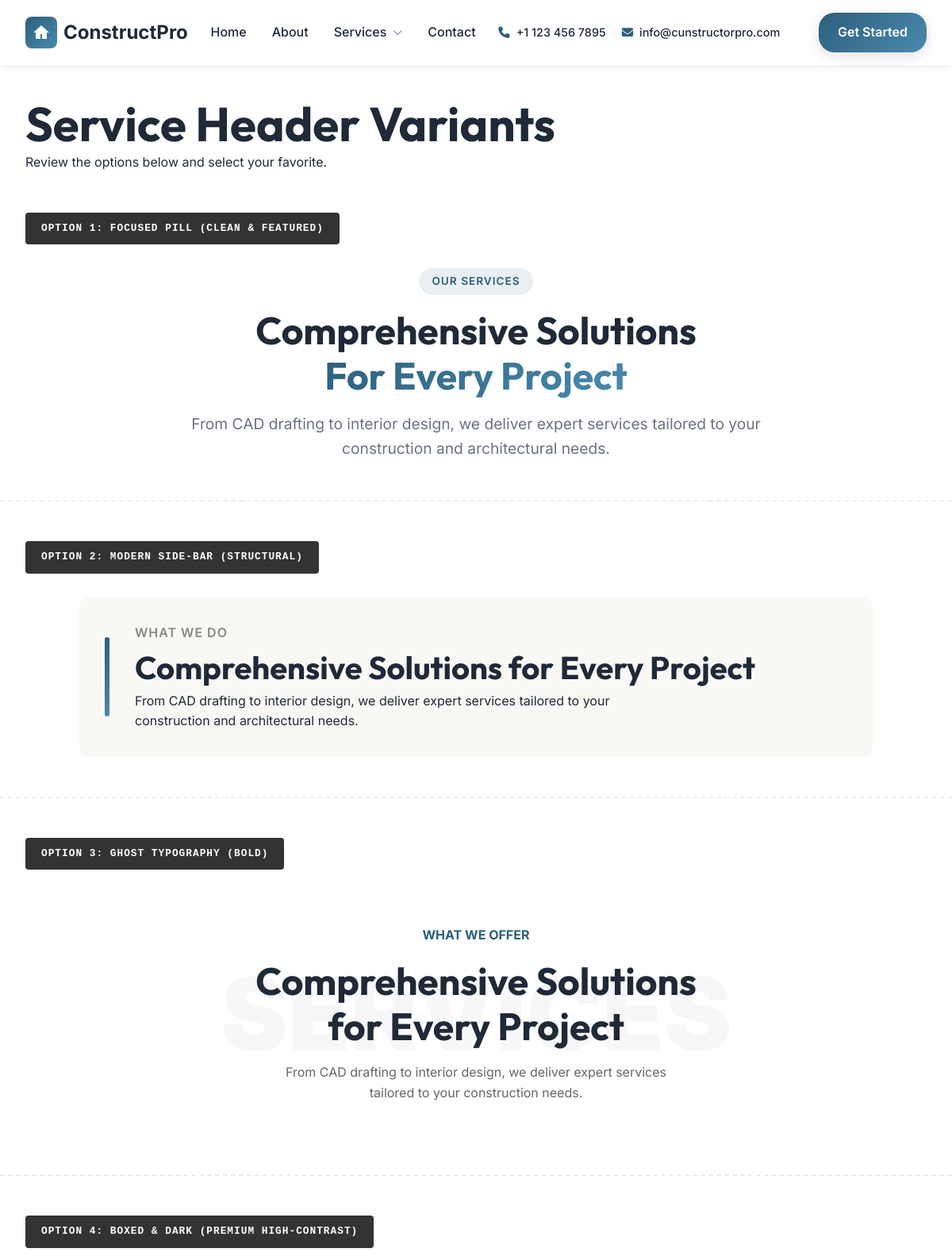
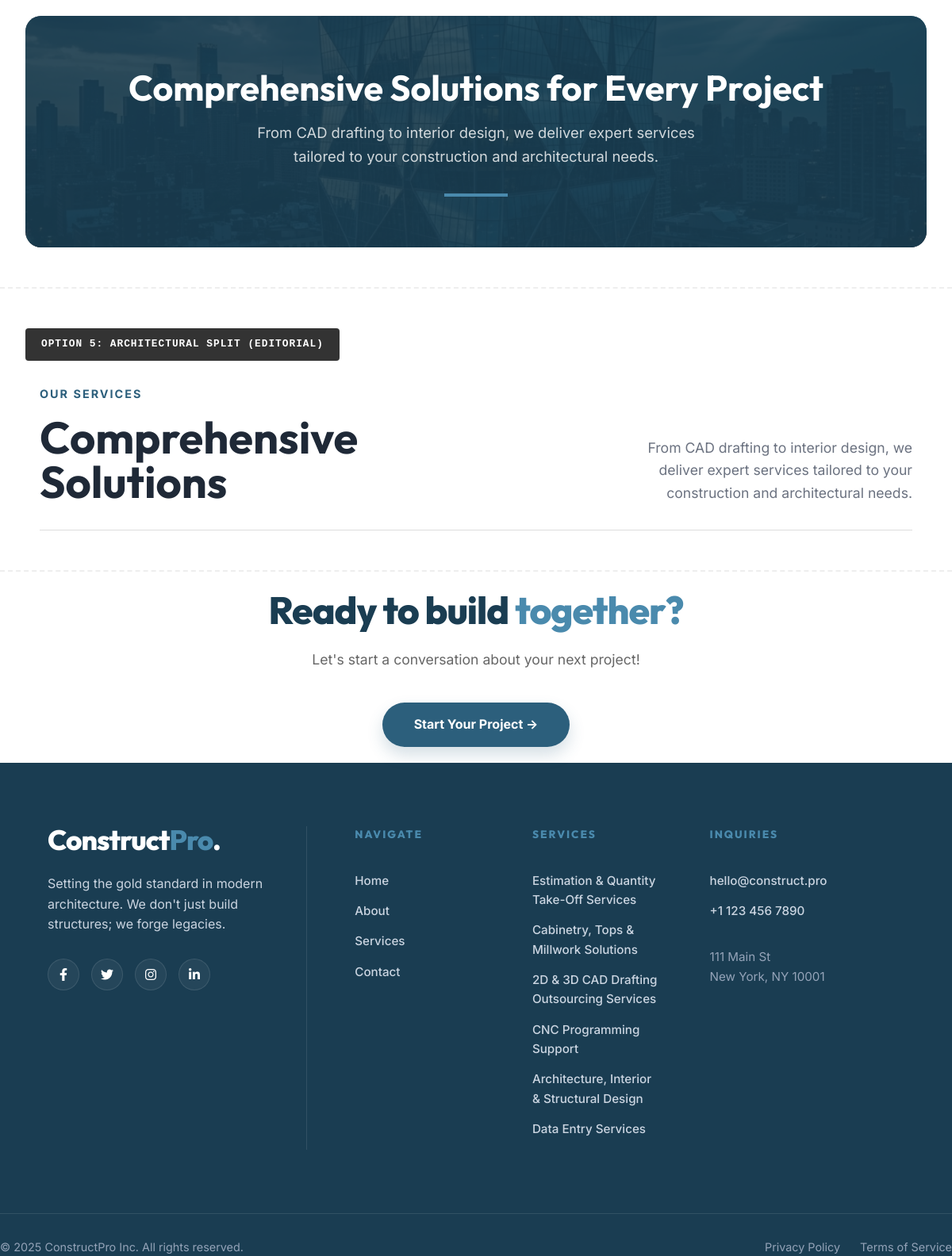
Page /service-header-variants/ on the committed database (2 pictures, top to bottom).
### main/models.py (models this page shows, shortened)
class Service(models.Model):
    title = models.CharField(max_length=200)
    subtitle = models.CharField(max_length=300, blank=True)
    slug = models.SlugField(unique=True, blank=True)
    icon = models.CharField(max_length=50, help_text="Icon class name (e.g., 'calculator')")
    image = models.CharField(max_length=200, blank=True, help_text="Path to service image (e.g., 'services/estimation.png')")
    overview = models.TextField(blank=True)
    order = models.IntegerField(default=0)
    class Meta:
        ordering = ['order']

### main/context_processors.py (called while the page is built)
def footer_services(request):
    services = Service.objects.all().order_by('order')
    return {'footer_services': services, 'global_services': services}

### templates/service_header_variants.html (shortened to what this page needs)
{% extends 'base.html' %}
{% load static %}
{% block content %}
<div class="container" style="padding-top: 120px;">
    <h1>Service Header Variants</h1>
    <p>Review the options below and select your favorite.</p>
</div>
<div class="variant-container">
    <div class="container">
        <div class="variant-label">Option 1: Focused Pill (Clean & Featured)</div>
        <div class="sh-v1">
            <span class="subtitle-pill">Our Services</span>
            <h2>Comprehensive Solutions <br><span class="text-gradient">For Every Project</span></h2>
            <p>From CAD drafting to interior design, we deliver expert services tailored to your construction and
                architectural needs.</p>
        </div>
    </div>
</div>
<div class="variant-container">
    <div class="container">
        <div class="variant-label">Option 2: Modern Side-Bar (Structural)</div>
        <div class="sh-v2">
            <div class="accent-bar"></div>
            <div>
                <div
                    style="text-transform: uppercase; letter-spacing: 1px; font-weight: 600; color: #888; margin-bottom: 0.5rem;">
                    What We Do</div>
                <h2>Comprehensive Solutions for Every Project</h2>
                <p>From CAD drafting to interior design, we deliver expert services tailored to your construction and
                    architectural needs.</p>
            </div>
        </div>
    </div>
</div>
<div class="variant-container">
    <div class="container">
        <div class="variant-label">Option 3: Ghost Typography (Bold)</div>
        <div class="sh-v3">
            <div class="ghost-text">Services</div>
            <div class="content">
                <div style="color: var(--primary-color); font-weight: bold; margin-bottom: 1rem;">WHAT WE OFFER</div>
                <h2>Comprehensive Solutions<br>for Every Project</h2>
                <p style="max-width: 500px; margin: 0 auto; color: #666;">From CAD drafting to interior design, we
                    deliver expert services tailored to your construction needs.</p>
            </div>
        </div>
    </div>
</div>
<div class="variant-container">
    <div class="container">
        <div class="variant-label">Option 4: Boxed & Dark (Premium High-Contrast)</div>
        <div class="sh-v4">
            <div class="overlay"></div>
            <div class="content">
                <h2>Comprehensive Solutions for Every Project</h2>
                <p>From CAD drafting to interior design, we deliver expert services tailored to your construction and
                    architectural needs.</p>
                <div class="highlight-line"></div>
            </div>
        </div>
    </div>
</div>
<div class="variant-container">
    <div class="container">
        <div class="variant-label">Option 5: Architectural Split (Editorial)</div>
        <div class="sh-v5">
            <div class="left">
                <span class="subtitle">Our Services</span>
                <h2>Comprehensive<br>Solutions</h2>
            </div>
            <div class="right">
                <p>From CAD drafting to interior design, we deliver expert services tailored to your construction and
                    architectural needs.</p>
            </div>
        </div>
    </div>
</div>
{% endblock %}

### templates/base.html (shortened to what this page needs)
<!DOCTYPE html>
<html lang="en">
<head>
    <link rel="stylesheet" href="https://cdnjs.cloudflare.com/ajax/libs/font-awesome/6.4.0/css/all.min.css">
    {% load static %}
    <link rel="stylesheet" href="{% static 'css/style.css' %}?v=29">
    <link rel="stylesheet" href="{% static 'css/hero-options.css' %}">
    <link rel="stylesheet" href="{% static 'css/process-section.css' %}">
    <link rel="stylesheet" href="{% static 'css/testimonials-options.css' %}">
    <link rel="stylesheet" href="{% static 'css/new-sections.css' %}">
    <link rel="stylesheet" href="{% static 'css/vision-section.css' %}">
    <link rel="stylesheet" href="{% static 'css/design-variants.css' %}">
</head>
<body>
    <nav class="navbar">
        <div class="container">
            <a href="{% url 'home' %}" class="logo">
                <div class="logo-icon">
                    <svg width="24" height="24" viewBox="0 0 24 24" fill="white">
                        <path d="M12 3L2 12h3v8h6v-6h2v6h6v-8h3L12 3z" />
                    </svg>
                </div>
                <span>ConstructPro</span>
            </a>
            <ul class="nav-links">
                <li><a href="{% url 'home' %}">Home</a></li>
                <li><a href="{% url 'about' %}">About</a></li>
                <li class="nav-dropdown">
                    <a href="#services" class="dropdown-toggle">
                        Services
                        <i class="fa-solid fa-chevron-down dropdown-arrow"></i>
                    </a>
                </li>
                <li><a href="{% url 'contact' %}">Contact</a></li>
            </ul>
            <div class="nav-contact-info">
                <a href="tel:+1123456789"><i class="fa-solid fa-phone"></i> +1 123 456 7895</a>
                <a href="mailto:info@cunstructorpro.com"><i class="fa-solid fa-envelope"></i>
                    info@cunstructorpro.com</a>
            </div>
            <a href="{% url 'contact' %}" class="btn-primary">Get Started</a>
        </div>
    </nav>
    <main>
        {% block content %}{% endblock %}
    </main>
    <footer class="main-footer">
        <footer class="footer-executive">
            <div class="footer-cta-clean">
                <h2>Ready to build <span class="text-highlight">together?</span></h2>
                <p>Let's start a conversation about your next project!</p>
                <a href="{% url 'contact' %}" class="btn-cta-pill">Start Your Project &rarr;</a>
            </div>
            <div class="footer-grid-executive">
                <div class="footer-brand-area">
                    <a href="{% url 'home' %}" class="footer-logo-executive">
                        Construct<span>Pro</span>.
                    </a>
                    <p class="footer-desc">
                        Setting the gold standard in modern architecture. We don't just build structures; we forge
                        legacies.
                    </p>
                    <div class="footer-socials">
                        <a href="#" class="social-link"><i class="fab fa-facebook-f"></i></a>
                        <a href="#" class="social-link"><i class="fab fa-twitter"></i></a>
                        <a href="#" class="social-link"><i class="fab fa-instagram"></i></a>
                        <a href="#" class="social-link"><i class="fab fa-linkedin-in"></i></a>
                    </div>
                </div>
                <div class="footer-col-executive">
                    <div class="footer-header">Navigate</div>
                    <a href="{% url 'home' %}" class="footer-link">Home</a>
                    <a href="{% url 'about' %}" class="footer-link">About</a>
                    <a href="{% url 'home' %}#services" class="footer-link">Services</a>
                    <a href="{% url 'contact' %}" class="footer-link">Contact</a>
                </div>
                <div class="footer-col-executive">
                    <div class="footer-header">Services</div>
                    {% for service in footer_services %}
                    <a href="{% url 'service_detail' service.slug %}" class="footer-link">{{ service.title }}</a>
                    {% endfor %}
                </div>
                <div class="footer-col-executive">
                    <div class="footer-header">Inquiries</div>
                    <a href="mailto:hello@construct.pro" class="footer-link">hello@construct.pro</a>
                    <a href="tel:+11234567890add " class="footer-link">+1 123 456 7890</a>
                    <div class="footer-address">
                        111 Main St<br> New York, NY 10001
                    </div>
                </div>
            </div>
            <div class="footer-bottom-executive">
                <div class="copyright">&copy; 2025 ConstructPro Inc. All rights reserved.</div>
                <div class="legal-links">
                    <a href="#">Privacy Policy</a>
                    <a href="#">Terms of Service</a>
                </div>
            </div>
        </footer>
</body>
</html>

### static/css/design-variants.css (style rules this page uses)
.variant-label { display: inline-block; padding: 0.75rem 1.5rem; background: var(--text-dark); color: white; border-radius: 0; font-weight: 600; margin-bottom: 3rem; font-size: 0.8rem; letter-spacing: 1px; text-transform: uppercase; }

### rows in the picture
Service: title "Estimation & Quantity Take-Off Services"
Service: title "Cabinetry, Tops & Millwork Solutions"
Service: title "2D & 3D CAD Drafting Outsourcing Services"
Service: title "CNC Programming Support"
Service: title "Architecture, Interior & Structural Design"
Service: title "Data Entry Services"
